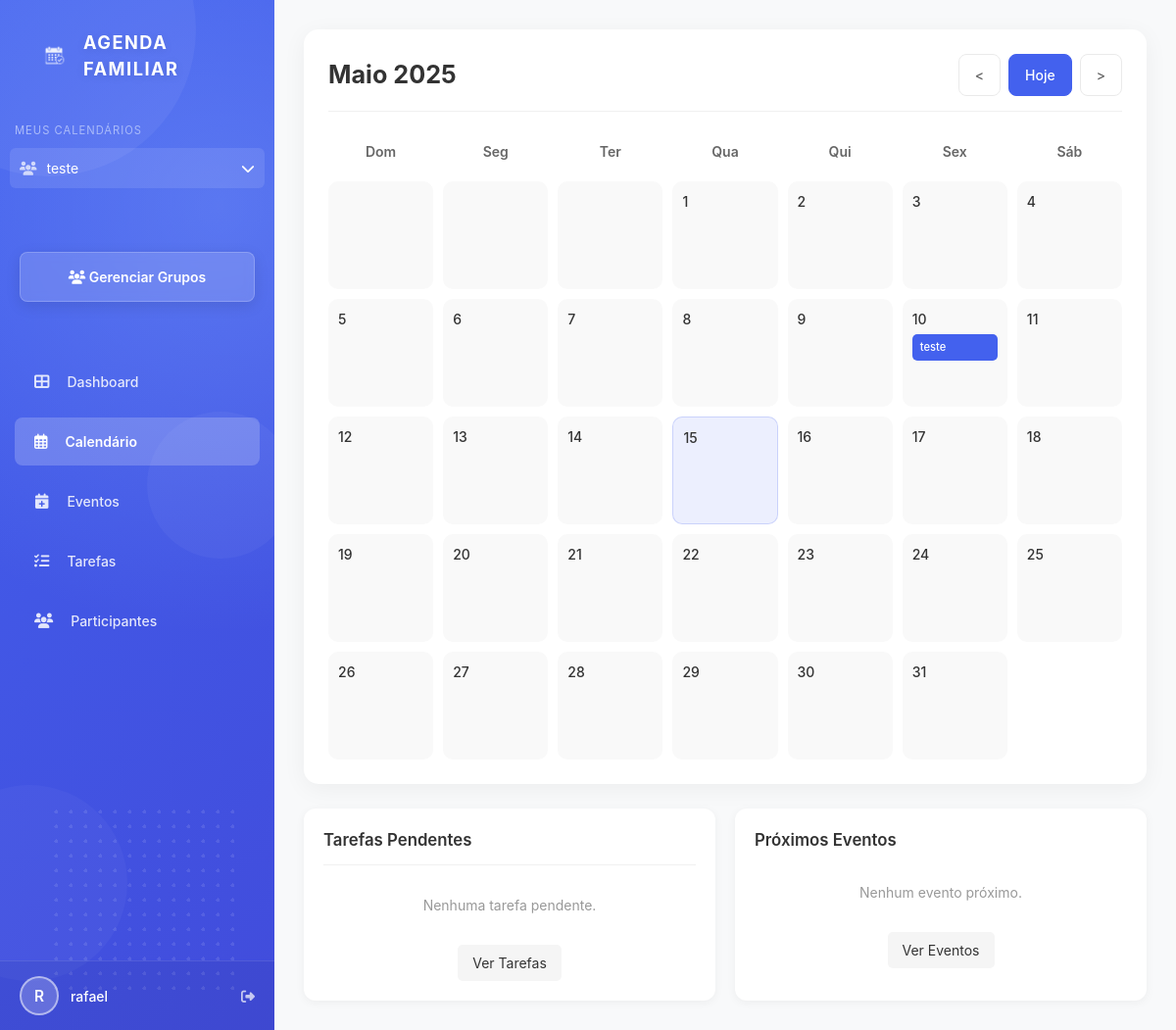
Screenshot of /calendar (signed in) with the database file from the repository.
### backend/models/models.py (models this page shows, shortened)
class Family(db.Model):
    id = db.Column(db.Integer, primary_key=True)
    name = db.Column(db.String(100), nullable=False)
    created_at = db.Column(db.DateTime, nullable=False, default=datetime.utcnow)
    admin_id = db.Column(db.Integer, db.ForeignKey('user.id'), nullable=False)
    events = db.relationship('Event', backref='family', lazy=True)
    admins = db.relationship('User', secondary=family_admins, backref='admin_families')

class User(db.Model, UserMixin):
    id = db.Column(db.Integer, primary_key=True)
    username = db.Column(db.String(50), nullable=False)
    email = db.Column(db.String(120), unique=True, nullable=False)
    password = db.Column(db.String(150), nullable=False)
    active_family_id = db.Column(db.Integer, db.ForeignKey('family.id'), nullable=True)
    events = db.relationship('Event', backref='creator', lazy=True)
    families = db.relationship('Family', secondary=user_families,
                              backref=db.backref('members', lazy='dynamic'),
                              lazy='dynamic')
    active_family = db.relationship('Family', foreign_keys=[active_family_id])

class Event(db.Model):
    id = db.Column(db.Integer, primary_key=True)
    title = db.Column(db.String(100), nullable=False)
    description = db.Column(db.Text, nullable=True)
    start_time = db.Column(db.DateTime, nullable=False)
    end_time = db.Column(db.DateTime, nullable=False)
    created_at = db.Column(db.DateTime, nullable=False, default=datetime.utcnow)
    user_id = db.Column(db.Integer, db.ForeignKey('user.id'), nullable=False)
    family_id = db.Column(db.Integer, db.ForeignKey('family.id'), nullable=False)

### backend/routes/routes.py (the view)
@main.route('/calendar')
@login_required
def calendar():
    today = date.today()
    year = request.args.get('year', type=int, default=today.year)
    month = request.args.get('month', type=int, default=today.month)
    if month < 1 or month > 12:
        month = today.month
    if year < 2000 or year > 2100:  # Limites arbitrários
        year = today.year
    first_day_of_month = cal_module.monthrange(year, month)[0]
    days_in_month = cal_module.monthrange(year, month)[1]
    if not current_user.active_family_id:
        return redirect(url_for('main.family_options'))
    removed_count = clean_past_events(current_user.active_family_id)
    if removed_count > 0:
        flash(f'{removed_count} eventos antigos foram automaticamente removidos.', 'info')
    start_date = datetime(year, month, 1)
    if month == 12:
        end_date = datetime(year + 1, 1, 1)
    else:
        end_date = datetime(year, month + 1, 1)
    events = Event.query.filter_by(family_id=current_user.active_family_id).all()
    tasks = Task.query.filter_by(family_id=current_user.active_family_id, completed=False).all()
    upcoming_events = [event for event in events if event.start_time >= datetime.now()]
    upcoming_events.sort(key=lambda x: x.start_time)
    upcoming_events = upcoming_events[:5]
    pending_tasks = Task.query.filter_by(family_id=current_user.active_family_id, completed=False).order_by(Task.due_date.asc()).limit(5).all()
    return render_template('calendar/calendar.html',
                          events=events,
                          tasks=tasks,
                          upcoming_events=upcoming_events,
                          pending_tasks=pending_tasks,
                          days_in_month=days_in_month,
                          first_day_of_month=first_day_of_month,
                          current_year=year,
                          current_month=month,
                          today=today)

### backend/__init__.py (called while the page is built)
def create_app():
    load_dotenv()
    app = Flask(__name__,
                template_folder='../frontend/templates',
                static_folder='../frontend/static')
    app.config['SECRET_KEY'] = os.environ.get('SECRET_KEY', 'default-secret-key')
    app.config['SQLALCHEMY_DATABASE_URI'] = 'sqlite:///calendario.db'
    app.config['SQLALCHEMY_TRACK_MODIFICATIONS'] = False
    db.init_app(app)
    login_manager.init_app(app)
    csrf.init_app(app)
    with app.app_context():
        from backend.routes.routes import main
        app.register_blueprint(main)
    @app.context_processor
    def inject_now():
        return {'now': datetime.utcnow()}
    return app

### backend/models/models.py (called while the page is built)
@login_manager.user_loader
def load_user(user_id):
    return User.query.get(int(user_id))

### backend/routes/routes.py (called while the page is built)
def clean_past_events(family_id):
    now = datetime.now()
    past_events = Event.query.filter_by(family_id=family_id).filter(Event.end_time < now).all()
    count = len(past_events)
    for event in past_events:
        db.session.delete(event)
    if count > 0:
        db.session.commit()
    return count

### frontend/templates/calendar/calendar.html (shortened to what this page needs)
{% extends "layout/app_layout.html" %}
{% block content %}
{% if no_family %}
    <div class="form-container" style="text-align: center;">
        <h2 class="empty-state-title">Você ainda não participa de nenhum calendário</h2>
        <p class="form-info">Entre em um grupo para começar a usar a Agenda Familiar!</p>
        <div class="form-actions">
            <a href="{{ url_for('main.create_family') }}" class="btn btn-primary">Criar grupo</a>
            <a href="{{ url_for('main.join_family_page') }}" class="btn btn-secondary">Entrar em grupo</a>
        </div>
    </div>
{% else %}
    <div class="calendar-container">
        <div class="calendar-header">
            <div class="month-title">
                {% set months = ['Janeiro', 'Fevereiro', 'Março', 'Abril', 'Maio', 'Junho', 'Julho', 'Agosto', 'Setembro', 'Outubro', 'Novembro', 'Dezembro'] %}
                {{ months[current_month - 1] }} {{ current_year }}
            </div>
            <div class="calendar-nav">
                <button class="calendar-nav-btn" onclick="location.href='?month={{ current_month - 1 if current_month > 1 else 12 }}&year={{ current_year if current_month > 1 else current_year - 1 }}'">
                    &lt;
                </button>
                <button class="calendar-nav-btn today" onclick="location.href='?'">
                    Hoje
                </button>
                <button class="calendar-nav-btn" onclick="location.href='?month={{ current_month + 1 if current_month < 12 else 1 }}&year={{ current_year if current_month < 12 else current_year + 1 }}'">
                    &gt;
                </button>
            </div>
        </div>
        <div class="calendar-grid">
            <div class="calendar-day-header">Dom</div>
            <div class="calendar-day-header">Seg</div>
            <div class="calendar-day-header">Ter</div>
            <div class="calendar-day-header">Qua</div>
            <div class="calendar-day-header">Qui</div>
            <div class="calendar-day-header">Sex</div>
            <div class="calendar-day-header">Sáb</div>
            {% for i in range(first_day_of_month) %}
                <div class="calendar-day"></div>
            {% endfor %}
            {% for day in range(1, days_in_month + 1) %}
                <div class="calendar-day {% if today and day == today.day and current_month == today.month and current_year == today.year %}today{% endif %}">
                    {{ day }}
                    {% for event in events %}
                        {% if event.start_time.day == day and event.start_time.month == current_month and event.start_time.year == current_year %}
                            <div class="calendar-event" onclick="location.href='{{ url_for('main.edit_event', event_id=event.id) }}'">
                                {{ event.title }}
                            </div>
                        {% endif %}
                    {% endfor %}
                </div>
            {% endfor %}
        </div>
    </div>
    <div class="side-panel">
    <div class="tasks-panel">
        <h3 class="tasks-title">Tarefas Pendentes</h3>
            {% if pending_tasks %}
                <ul class="tasks-list">
                    {% for task in pending_tasks %}
                        <li class="task-item">
                            <span class="task-icon"><i class="fas fa-tasks"></i></span>
                            <div class="task-content">
                                <span class="task-title">{{ task.title }}</span>
                                <span class="task-date">{{ task.due_date.strftime('%d/%m/%Y') }}</span>
                            </div>
                        </li>
                    {% endfor %}
                </ul>
            {% else %}
                <p class="empty-state">Nenhuma tarefa pendente.</p>
            {% endif %}
            <div class="panel-actions">
                <a href="{{ url_for('main.tasks') }}" class="panel-action-btn">Ver Tarefas</a>
            </div>
        </div>
        <div class="events-panel">
            <h3 class="events-title">Próximos Eventos</h3>
        {% if upcoming_events %}
                <ul class="events-list">
                {% for event in upcoming_events %}
                        <li class="event-item">
                            <span class="event-icon"><i class="far fa-calendar-alt"></i></span>
                            <div class="event-content">
                                <span class="event-title">{{ event.title }}</span>
                                <span class="event-date">{{ event.start_time.strftime('%d/%m/%Y') }}</span>
                            </div>
                    </li>
                {% endfor %}
            </ul>
        {% else %}
                <p class="empty-state">Nenhum evento próximo.</p>
        {% endif %}
            <div class="panel-actions">
                <a href="{{ url_for('main.events') }}" class="panel-action-btn">Ver Eventos</a>
            </div>
        </div>
    </div>
{% endif %}
{% endblock %}

### frontend/templates/layout/app_layout.html (shortened to what this page needs)
<!DOCTYPE html>
<html lang="pt-br">
<head>
    <link rel="stylesheet" href="{{ url_for('static', filename='css/app_styles.css') }}">
    <link rel="stylesheet" href="https://cdnjs.cloudflare.com/ajax/libs/font-awesome/6.4.0/css/all.min.css">
</head>
<body>
    <div class="app-container">
        <div class="sidebar">
            <div class="circle-decoration circle-1"></div>
            <div class="circle-decoration circle-2"></div>
            <div class="circle-decoration circle-3"></div>
            <div class="dot-pattern"></div>
            <div class="header-logo">
                <img src="{{ url_for('static', filename='images/calendario.png') }}" alt="Calendário" class="logo-image">
                <div class="logo-text">AGENDA FAMILIAR</div>
            </div>
            <div class="families-list">
                <div class="families-header">Meus Calendários</div>
                {% if current_user.families.all() %}
                    <div class="calendar-dropdown">
                        <div class="calendar-dropdown-header" onclick="toggleCalendarDropdown()">
                            <div style="display: flex; align-items: center;">
                                <i class="fas fa-users family-icon"></i>
                                <div class="family-name">
                                    {% if current_user.active_family %}
                                        {{ current_user.active_family.name }}
                                    {% else %}
                                        Selecione um calendário
                                    {% endif %}
                                </div>
                            </div>
                            <i class="fas fa-chevron-down"></i>
                        </div>
                    </div>
                {% else %}
                    <div class="family-item">
                        <i class="fas fa-exclamation-circle family-icon"></i>
                        <div class="family-name">Nenhum calendário</div>
                    </div>
                {% endif %}
            </div>
            <a href="{{ url_for('main.family_options') }}" class="new-calendar-btn">
                <i class="fas fa-users"></i> Gerenciar Grupos
            </a>
            {% if current_user.active_family_id %}
                <nav class="nav-menu">
                    <a href="{{ url_for('main.dashboard') }}" class="nav-item {% if request.endpoint == 'main.dashboard' %}active{% endif %}">
                        <i class="fas fa-th-large"></i> Dashboard
                    </a>
                    <a href="{{ url_for('main.calendar') }}" class="nav-item {% if request.endpoint == 'main.calendar' %}active{% endif %}">
                        <i class="far fa-calendar-alt"></i> Calendário
                    </a>
                    <a href="{{ url_for('main.events') }}" class="nav-item {% if request.endpoint == 'main.events' or request.endpoint == 'main.new_event' or request.endpoint == 'main.edit_event' %}active{% endif %}">
                        <i class="fas fa-calendar-plus"></i> Eventos
                    </a>
                    <a href="{{ url_for('main.tasks') }}" class="nav-item {% if request.endpoint == 'main.tasks' %}active{% endif %}">
                        <i class="fas fa-tasks"></i> Tarefas
                    </a>
                    <a href="{{ url_for('main.family_members') }}" class="nav-item {% if request.endpoint == 'main.family_members' %}active{% endif %}">
                        <i class="fas fa-users"></i> Participantes
                    </a>
                </nav>
            {% endif %}
            <div class="user-profile" onclick="openEditProfileModal()">
                <div class="avatar">
                    {{ current_user.username|first|upper }}
                </div>
                <span>{{ current_user.username }}</span>
                <a href="{{ url_for('main.logout') }}" style="margin-left: auto;" onclick="event.stopPropagation();">
                    <i class="fas fa-sign-out-alt"></i>
                </a>
            </div>
        </div>
        <div class="main-content">
            {% block content %}{% endblock %}
        </div>
    </div>
</body>
</html>

### frontend/templates/layout/app_layout.html (style rules this page uses)
.families-list { margin-bottom: 20px; padding: 10px; }
body, html { font-family: -apple-system, BlinkMacSystemFont, "Segoe UI", Roboto, Helvetica, Arial, sans-serif; font-size: 14px; line-height: 1.5; color: #333; -webkit-font-smoothing: antialiased; -moz-osx-font-smoothing: grayscale; }
* { box-sizing: border-box; margin: 0; padding: 0; }
input, button, textarea, select { font: inherit; }
.family-icon { margin-right: 10px; color: #fff; opacity: 0.7; }
.family-name { flex: 1; white-space: nowrap; overflow: hidden; text-overflow: ellipsis; }
.families-header { color: rgba(255, 255, 255, 0.6); font-size: 0.8em; text-transform: uppercase; letter-spacing: 1px; margin-bottom: 10px; margin-top: 15px; padding-left: 5px; }
.calendar-dropdown { position: relative; margin-bottom: 15px; }
.calendar-dropdown-header { display: flex; align-items: center; justify-content: space-between; padding: 10px; background-color: rgba(255, 255, 255, 0.1); border-radius: 6px; cursor: pointer; }
.calendar-dropdown-header .family-icon { margin-right: 10px; color: white; opacity: 0.7; }
.calendar-dropdown-header .family-name { flex: 1; white-space: nowrap; overflow: hidden; text-overflow: ellipsis; font-size: 14px; color: white; }
.user-profile { cursor: pointer; }
button { appearance: none; -webkit-appearance: none; -moz-appearance: none; }
button, input, textarea, select { font-family: -apple-system, BlinkMacSystemFont, "Segoe UI", Roboto, Helvetica, Arial, sans-serif; font-size: 14px; }
input, textarea, select, button { appearance: none; -webkit-appearance: none; -moz-appearance: none; border-radius: 4px; box-sizing: border-box; }

### frontend/templates/calendar/calendar.html (style rules this page uses)
.side-panel { margin-top: 20px; display: grid; grid-template-columns: repeat(auto-fit, minmax(300px, 1fr)); gap: 20px; }
.tasks-panel, .events-panel { background-color: white; border-radius: 12px; box-shadow: 0 2px 10px rgba(0, 0, 0, 0.05); padding: 20px; }
.tasks-title, .events-title { font-size: 1.2rem; font-weight: 600; margin-bottom: 15px; color: #333; }
.panel-actions { margin-top: 15px; text-align: center; }
.panel-action-btn { display: inline-block; padding: 8px 15px; background-color: #f5f5f5; border-radius: 5px; text-decoration: none; color: #333; transition: all 0.2s ease; }
.empty-state { text-align: center; color: #999; padding: 15px 0; }

### rows the page displays
Family: active_family.name "teste"
User: username|first "R", username "rafael"
Event: title "teste"

### other values shown
{{ months[current_month - 1] }} "Maio"
{{ current_year }} "2025"
{{ day }} "1" "2" "3" "4" "5" "6" "7" "8" "9" "10" "11" "12" "13" "14" "15" "16" "17" "18" "19" "20" "21" "22" "23" "24" "25" "26" "27" "28" "29" "30" "31"
